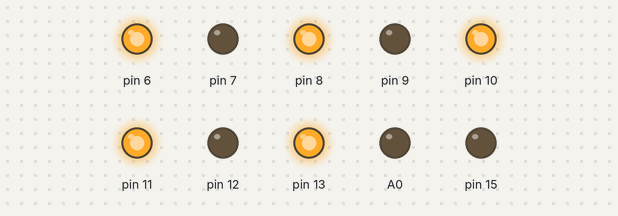
Simulated run of this sketch. Board: Arduino Uno, built with avr-gcc and run on an emulated ATmega328P. Parts: output pins drawn as LEDs (lit = HIGH).

Above: at 0.5 s.
At 1.5 s:
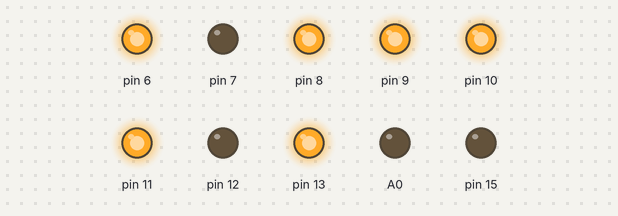
Timing chart, 0 to 3.0 s (numbered marks = the images above):
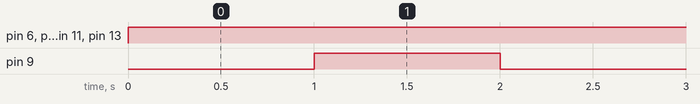

The sketch:

additions.ino
```cpp
byte luptable[16]= {0x3F,0x06,0x5B,0x4F,0x66,0x6D,0x7D,0x07,       //cc-codes for: 0-9
                    0x7F,0x6F,0x77,0x7C,0x39,0x5E,0x79,0x71       //cc-code for: A-F
};
byte x1 = 0x32;
byte x2 = 0x27;
byte sum =x1 + x2; // sum = 65

void setup() {
  Serial.begin(9600);
  // put your setup code here, to run once:
  for(int i=6; i<=15; i++){
    pinMode(i,OUTPUT);
  }

}

void loop() {
// put your main code here, to run repeatedly:
digitalWrite(A0,LOW);
byte y=luptable[sum/16];

PORTB =y;
digitalWrite(6,bitRead(y,6));
digitalWrite(7,bitRead(y,7));
delay(1000);

digitalWrite(A0,LOW);
byte x =luptable[sum% 16]  ;
PORTB =x;
digitalWrite(6,bitRead(x,6));
digitalWrite(7,bitRead(x,7));

delay(1000);

}
```

Measured:
- by itself, pin 6, pin 8, pin 10, pin 11, pin 13: LOW → HIGH at 0.00 s
- by itself, pin 9: alternates HIGH for 1.0 s and LOW for 1.0 s
